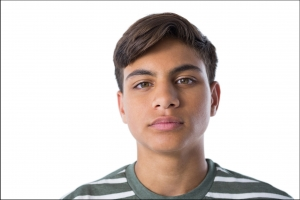
#> input picture img1.jpg, 300 x 200 px
$ python 'Addition Images.py'
#> lines starting #> are read from the running program, lines starting #| are printed output that depends on the picture
import cv2 as cv
import numpy as np

img1 = cv.imread("img1.jpg")
#> img1 is the input picture: shape (200, 300, 3); mean B, G, R 205.8, 209.3, 217.4
img2 = cv.imread("img2.jpg")
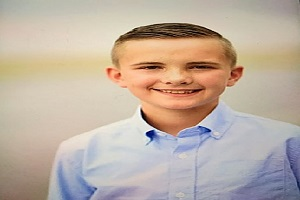
#> input picture img2.jpg, 300 x 200 px
#> img2 is the input picture: shape (200, 300, 3); mean B, G, R 161.4, 174.5, 189.8

addedImages = img2 + img1
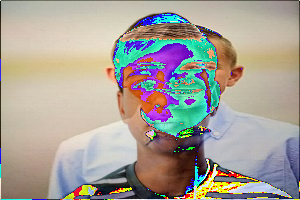
#> addedImages: shape (200, 300, 3); mean B, G, R 151.9, 160.8, 166.7

cv.imshow("Subtracted", addedImages)
cv.waitKey(0)

# for i in range(img1.shape[0]):
#     for j in range(img1.shape[1]):
